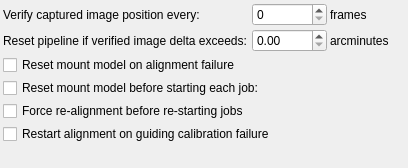
<?xml version="1.0" encoding="UTF-8"?>
<ui version="4.0">
 <class>OpsAlignmentSettings</class>
 <widget class="QWidget" name="OpsAlignmentSettings">
  <property name="geometry">
   <rect>
    <x>0</x>
    <y>0</y>
    <width>408</width>
    <height>168</height>
   </rect>
  </property>
  <property name="windowTitle">
   <string>TabWidget</string>
  </property>
  <property name="currentIndex" stdset="0">
   <number>1</number>
  </property>
  <layout class="QGridLayout" name="gridLayout">
   <property name="leftMargin">
    <number>3</number>
   </property>
   <property name="topMargin">
    <number>3</number>
   </property>
   <property name="rightMargin">
    <number>3</number>
   </property>
   <property name="bottomMargin">
    <number>3</number>
   </property>
   <property name="spacing">
    <number>3</number>
   </property>
   <item row="1" column="1">
    <widget class="QDoubleSpinBox" name="kcfg_AlignCheckThreshold">
     <property name="maximum">
      <double>3600.000000000000000</double>
     </property>
     <property name="singleStep">
      <double>60.000000000000000</double>
     </property>
    </widget>
   </item>
   <item row="1" column="0">
    <widget class="QLabel" name="label_8">
     <property name="toolTip">
      <string>If captured position exceeds target position by more this many arcminutes, abort capture and reschedule the pipeline.</string>
     </property>
     <property name="text">
      <string>Reset pipeline if verified image delta exceeds:</string>
     </property>
    </widget>
   </item>
   <item row="0" column="0">
    <widget class="QLabel" name="label_6">
     <property name="toolTip">
      <string>When calculating position after captures, compute it every Nth capture. Set to 0 to disable.</string>
     </property>
     <property name="text">
      <string>Verify captured image position every:</string>
     </property>
    </widget>
   </item>
   <item row="0" column="1">
    <widget class="QSpinBox" name="kcfg_AlignCheckFrequency">
     <property name="maximum">
      <number>100</number>
     </property>
    </widget>
   </item>
   <item row="1" column="2">
    <widget class="QLabel" name="label_10">
     <property name="text">
      <string>arcminutes</string>
     </property>
    </widget>
   </item>
   <item row="0" column="2">
    <widget class="QLabel" name="label_7">
     <property name="text">
      <string>frames</string>
     </property>
    </widget>
   </item>
   <item row="2" column="0">
    <widget class="QCheckBox" name="kcfg_ResetMountModelOnAlignFail">
     <property name="text">
      <string>Reset mount model on alignment failure</string>
     </property>
    </widget>
   </item>
   <item row="5" column="0" colspan="2">
    <widget class="QCheckBox" name="kcfg_RealignAfterCalibrationFailure">
     <property name="toolTip">
      <string>&lt;html&gt;&lt;head/&gt;&lt;body&gt;&lt;p&gt;If guiding calibration fails then restart alignment process before proceeding to guiding recalibration process again. This can help recenter the target object in the field of view if the calibration process strayed too far off.&lt;/p&gt;&lt;/body&gt;&lt;/html&gt;</string>
     </property>
     <property name="text">
      <string>Restart alignment on guiding calibration failure</string>
     </property>
    </widget>
   </item>
   <item row="3" column="0" colspan="2">
    <widget class="QCheckBox" name="kcfg_ResetMountModelBeforeJob">
     <property name="text">
      <string>Reset mount model before starting each job:</string>
     </property>
    </widget>
   </item>
   <item row="4" column="0">
    <widget class="QCheckBox" name="kcfg_ForceAlignmentBeforeJob">
     <property name="toolTip">
      <string>If Align is enabled, scheduler would initiate a realignment procedure before restarting any jobs even if guiding is active.</string>
     </property>
     <property name="text">
      <string>Force re-alignment before re-starting jobs</string>
     </property>
    </widget>
   </item>
   <item row="6" column="0">
    <spacer name="verticalSpacer">
     <property name="orientation">
      <enum>Qt::Vertical</enum>
     </property>
     <property name="sizeHint" stdset="0">
      <size>
       <width>20</width>
       <height>40</height>
      </size>
     </property>
    </spacer>
   </item>
  </layout>
 </widget>
 <resources/>
 <connections/>
</ui>
